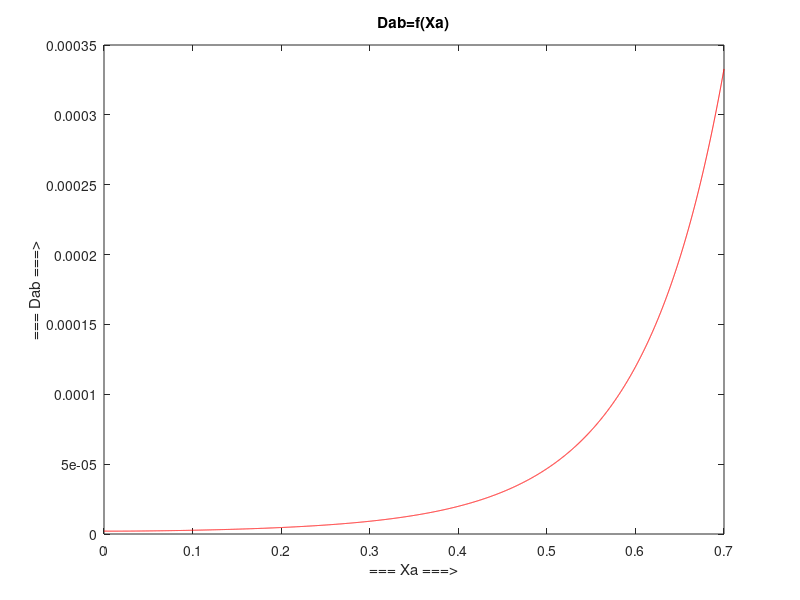

The MATLAB source for this figure:
%Mini projet “Estimation des paramètres du modèles thermodynamique UNIFAC appliqué en transfert de matière”
% Question 1 : Détermination des paramètres a12,a21 dans le cas de diffusion de Méthanol (A) dans l’eau(B) à T=313,13K avec Xa=0,35.
R=[1.4311   0.92]; 
q=[1.432   1.4];
Dab0=[2.1*10^(-5)   2.67*10^(-5)]; %Dab0ab et Dab0ba.
DabExpab=1.33*10^-5; %la valeur expérimentale.
Lam=[R(1).^(1/3)   R(2).^(1/3)]; %Lambda 1 et Lambda 2.
X=[0.35   1-0.35]; %Fractions molaires methanol / eau.
T=313.13; 
TET= [(X(1)*q(1))/(X(1)*q(1)+X(2)*q(2))   (X(2)*q(2))/(X(1)*q(1)+X(2)*q(2))]; % TETA(i)
Phi=[(X(1)*Lam(1))/(X(1)*Lam(1)+X(2)*Lam(2))   (X(2)*Lam(2))/(X(1)*Lam(1)+X(2)*Lam(2))]; %PHI(i)
% TO(ij) et TETA(ij) sont cités directement dans l'equation ci dessous :
%les boucle sont utilises pour avoir la plus divergence possible
for i=0 : 100 : 1000
    for j=0 : 100 : 1000
fun=@(A) abs(exp(X(2)*log(Dab0(1))+X(1)*Dab0(2)+2*(X(1)*log(X(1)./Phi(1))+X(2)*log(X(2)./Phi(2)))+...
    2*X(1)*X(2)*((Phi(1)./X(1))*(1-(Lam(1)./Lam(2)))+(Phi(2)./X(2))*(1-(Lam(2)./Lam(1))))+...
    X(2)*q(1)*((1-((TET(2)*exp(-A(2)/T))/(TET(1)+TET(2)*exp(-A(2)/T))).^2)*log(exp(-A(2)/T))+...
    (1-((TET(2))/(TET(1)*exp(-A(1)/T)+TET(2))).^2)*exp(-A(1)/T)*log(exp(-A(1)/T)))+...
    X(1)*q(2)*((1-((TET(1)*exp(-A(1)/T))/(TET(1)*exp(-A(1)/T)+TET(2))).^2)*log(exp(-A(1)/T))+...
    (1-((TET(1))/(TET(1)+TET(2)*exp(-A(2)/T))).^2)*exp(-A(2)/T)*log(exp(-A(2)/T))))-DabExpab);

A0 = [j,i];
A = fminsearch(fun,A0);
if i==0 && j==0
    min=fun(A);
end
if fun(A)<min
    min=fun(A);
    Aopt=A;
end
    end
end
fprintf('les paramètres A12 et A21 estimés sont :')
A = Aopt
fprintf('L ecart entre la valeur expérimentale et théorique (en pourcentage) :')
Ecart = 100*min/DabExpab 
%ce programme est destiné de retrouver le petit ecart exist entre la
%valeur expérimentale et théorique, autrement dit la fonction "fminsearch"
%utilisé ici vas etre minimisé la valeur absolue entre ces dernieres.


%Traçage de la variation du coefficient de diffusion en fonction du fraction molaire jusqu'à : Xa=0,7.

TO=[exp(-A(1)/T) exp(-A(2)/T) 1 1]; 
TETA=[(TET(1)*TO(1))/(TET(1)*TO(1)+TET(2)*TO(4)) (TET(2)*TO(2))/(TET(1)*TO(3)+TET(2)*TO(2))...
    (TET(1)*TO(3))/(TET(1)*TO(3)+TET(2)*TO(2))  (TET(2)*TO(4))/(TET(1)*TO(1)+TET(2)*TO(4))]; 

X = 0:0.0001:0.7;
Y = exp((1-X).*log(Dab0(1))+X.*Dab0(2)+2.*(X.*log(X./Phi(1))+(1-X).*log((1-X)./Phi(2)))+...
    2.*X.*(1-X).*((Phi(1)./X).*(1-(Lam(1)./Lam(2)))+(Phi(2)./(1-X)).*(1-(Lam(2)./Lam(1))))+...
    (1-X).*q(1).*((1-TETA(2).^2).*log(TO(2))+(1-TETA(4).^2)*TO(1).*log(TO(1)))+X.*q(2).*((1-TETA(1).^2).*log(TO(1))+(1-TETA(3).^2).*TO(2).*log(TO(2))));
plot(X,Y,'r')
title('Dab=f(Xa)')
xlabel('=== Xa ===>')
ylabel('=== Dab ===>')
